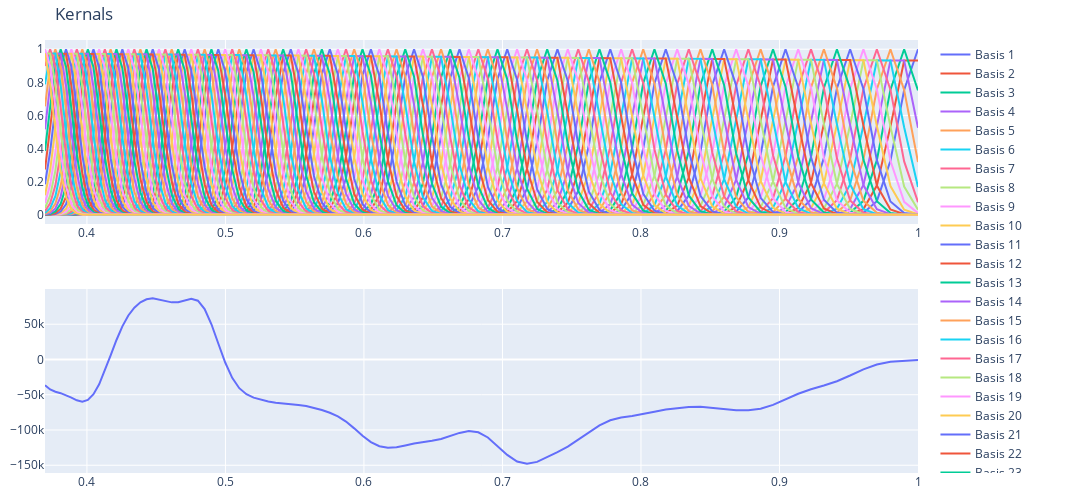

Write notebook code for a chart like this one.
### Code cell
fig = go.Figure()
fig = make_subplots(rows=2, cols=1, shared_xaxes=False)

for i in range(dmp.n_bfs):
    fig.add_trace(go.Scatter(x=x_track, y=psi_values[:, i], mode='lines', name=f"Basis {i+1}"), row=1, col=1)

for i in range(dmp.n_dmps):
    fig.add_trace(go.Scatter(x=x_track, y=weighted_kernels[:, i], mode='lines', name=f"Weighted Kernel {i+1}"), row=2, col=1)


fig.update_layout(height=500, width=1300, title="Kernals")
fig.update_layout(margin=dict(l=10, r=10, t=40, b=10))  # Reduce margins
fig.show()
